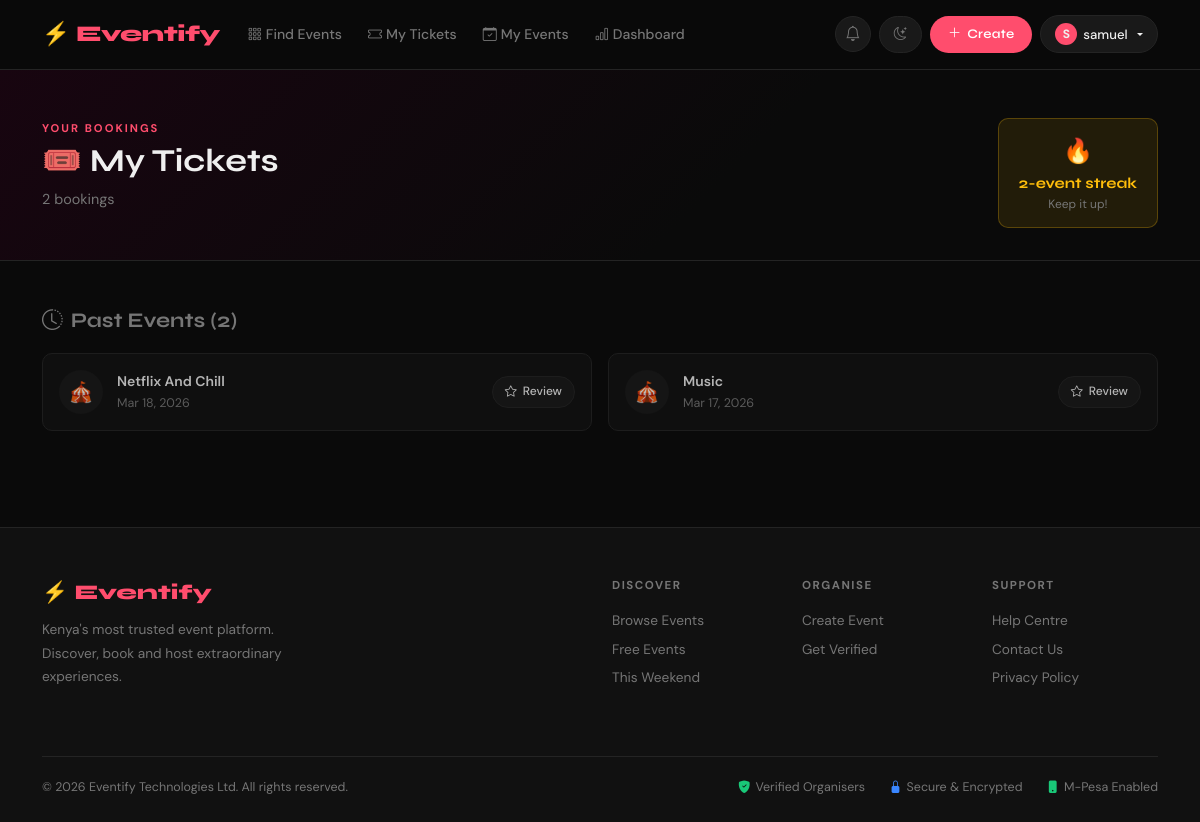
/my-tickets/ (signed in), run on an earlier commit of the app's database.
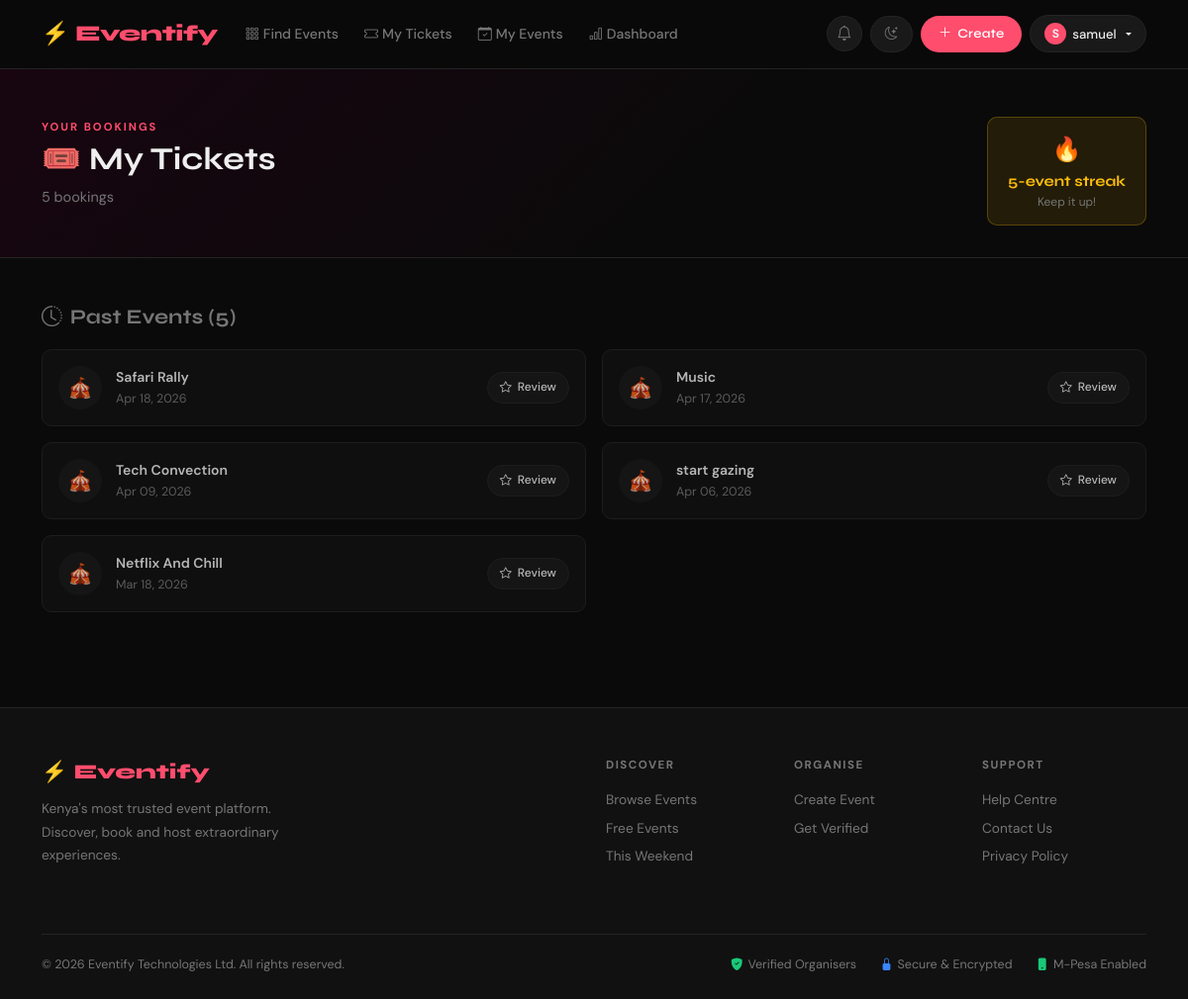
And on a later commit of the database.
### events/models.py (models this page shows, shortened)
class Registration(models.Model):
    event         = models.ForeignKey(Event, on_delete=models.CASCADE, related_name='registrations')
    user          = models.ForeignKey(User, on_delete=models.CASCADE, related_name='my_registrations')
    registered_at = models.DateTimeField(auto_now_add=True)
    phone         = models.CharField(max_length=20, blank=True)
    message       = models.TextField(blank=True)
    checked_in    = models.BooleanField(default=False)
    checked_in_at = models.DateTimeField(null=True, blank=True)
    check_in_code = models.CharField(max_length=12, unique=True, blank=True, default=generate_checkin_code)
    class Meta:
        unique_together = ('event', 'user')

class Event(models.Model):
    title        = models.CharField(max_length=200)
    description  = models.TextField()
    category     = models.ForeignKey(Category, on_delete=models.SET_NULL, null=True, blank=True)
    date         = models.DateTimeField()
    location     = models.CharField(max_length=300)
    image        = models.ImageField(upload_to='events/', blank=True, null=True)
    price        = models.DecimalField(max_digits=8, decimal_places=2, default=0.00)
    capacity     = models.PositiveIntegerField(default=100)
    organizer    = models.ForeignKey(User, on_delete=models.CASCADE, related_name='my_events')
    created_at   = models.DateTimeField(auto_now_add=True)
    updated_at   = models.DateTimeField(auto_now=True)
    is_published = models.BooleanField(default=True)
    slug = models.SlugField(max_length=250, unique=True, blank=True)
    class Meta:
        ordering = ['date']

### events/views.py (the view)
# urls.py: path('my-tickets/',                  views.my_tickets,         name='my_tickets'),
@login_required
def my_tickets(request):
    now = timezone.now()
    all_registrations = Registration.objects.filter(
        user=request.user
    ).select_related('event', 'event__category').order_by('event__date')
    upcoming_regs = [r for r in all_registrations if r.event.date >= now]
    past_regs     = [r for r in all_registrations if r.event.date  < now]
    past_regs.reverse()   # Most recent past event first
    streak = len(past_regs)  # Simple version: total events attended
    return render(request, 'events/my_tickets.html', {
        'registrations':  all_registrations,
        'upcoming_regs':  upcoming_regs,
        'past_regs':      past_regs,
        'streak':         streak,
    })

### events/templates/events/my_tickets.html (shortened to what this page needs)
{% extends "base.html" %}
{% block content %}
<div class="page-hero">
  <div class="container d-flex justify-content-between align-items-center flex-wrap gap-3">
    <div>
      <div class="section-label">Your bookings</div>
      <h1 style="font-size:2rem;">🎟️ My Tickets</h1>
      <p style="color:var(--muted);font-size:.9rem;">{{ registrations|length }} booking{{ registrations|length|pluralize }}</p>
    </div>
    {% if streak >= 2 %}
      <div style="background:rgba(255,190,11,.1);border:1px solid rgba(255,190,11,.25);border-radius:var(--radius-sm);padding:12px 20px;text-align:center;">
        <div style="font-size:1.5rem;">🔥</div>
        <div style="font-family:'Syne',sans-serif;font-weight:700;color:var(--warning);">{{ streak }}-event streak</div>
        <div style="color:var(--muted);font-size:.75rem;">Keep it up!</div>
      </div>
    {% endif %}
  </div>
</div>
<div class="container mt-5 mb-5">
  {% if past_regs %}
    <h3 style="font-size:1.3rem;margin-bottom:20px;color:var(--muted);">
      <i class="bi bi-clock-history me-2"></i>Past Events ({{ past_regs|length }})
    </h3>
    <div class="row g-3">
      {% for reg in past_regs %}
        <div class="col-md-6">
          <div style="background:var(--card-bg);border:1px solid var(--border);border-radius:var(--radius-sm);padding:16px;display:flex;align-items:center;gap:14px;opacity:.75;">
            <div style="width:44px;height:44px;border-radius:50%;background:var(--surface);display:flex;align-items:center;justify-content:center;font-size:1.25rem;flex-shrink:0;">🎪</div>
            <div style="flex:1;min-width:0;">
              <div style="font-weight:600;font-size:.875rem;white-space:nowrap;overflow:hidden;text-overflow:ellipsis;">{{ reg.event.title }}</div>
              <div style="color:var(--muted);font-size:.78rem;">{{ reg.event.date|date:"M d, Y" }}</div>
            </div>
            <a href="{% url 'event_detail' reg.event.slug %}#reviews" class="btn-ghost" style="font-size:.75rem;padding:5px 12px;flex-shrink:0;">
              <i class="bi bi-star"></i>Review
            </a>
          </div>
        </div>
      {% endfor %}
    </div>
  {% endif %}
</div>
{% endblock %}

### templates/base.html (shortened to what this page needs)
<!DOCTYPE html>
<html lang="en" data-theme="dark">
<head>
  <link href="https://cdn.jsdelivr.net/npm/bootstrap@5.3.2/dist/css/bootstrap.min.css" rel="stylesheet">
  <link href="https://cdn.jsdelivr.net/npm/bootstrap-icons@1.11.3/font/bootstrap-icons.min.css" rel="stylesheet">
</head>
<body>
<nav class="navbar navbar-expand-lg">
  <div class="container">
    <a class="navbar-brand" href="{% url 'home' %}">⚡ Eventify</a>
    <div class="collapse navbar-collapse" id="nav">
      <ul class="navbar-nav me-auto mt-2 mt-lg-0" style="gap:2px;">
        <li class="nav-item"><a class="nav-link" href="{% url 'event_list' %}"><i class="bi bi-grid-3x3-gap me-1"></i>Find Events</a></li>
        {% if user.is_authenticated %}
          <li class="nav-item"><a class="nav-link" href="{% url 'my_tickets' %}"><i class="bi bi-ticket me-1"></i>My Tickets</a></li>
          <li class="nav-item"><a class="nav-link" href="{% url 'my_events' %}"><i class="bi bi-calendar-check me-1"></i>My Events</a></li>
          {% if user.is_staff %}
            <li class="nav-item"><a class="nav-link" href="{% url 'admin_dashboard' %}"><i class="bi bi-bar-chart me-1"></i>Dashboard</a></li>
          {% endif %}
        {% else %}
          <li class="nav-item"><a class="nav-link" href="{% url 'apply_for_verification' %}"><i class="bi bi-shield-check me-1"></i>Become an Organiser</a></li>
        {% endif %}
      </ul>
      <div class="d-flex align-items-center gap-2 mt-2 mt-lg-0">
        {% if user.is_authenticated %}
          <a href="{% url 'notification_list' %}"
             style="position:relative;display:flex;align-items:center;justify-content:center;
                    width:36px;height:36px;border-radius:50%;background:var(--surface);
                    border:1px solid var(--border);color:var(--muted);font-size:.95rem;
                    transition:all .2s;"
             onmouseover="this.style.borderColor='var(--brand)';this.style.color='var(--brand)'"
             onmouseout="this.style.borderColor='var(--border)';this.style.color='var(--muted)'"
             title="Notifications"
             id="bellLink">
            <i class="bi bi-bell"></i>
          </a>
        {% endif %}
        <button class="theme-btn" onclick="toggleTheme()"><i class="bi bi-moon-stars" id="themeIcon"></i></button>
        {% if user.is_authenticated %}
          <a href="{% url 'event_create' %}" class="btn-brand" style="padding:8px 18px;font-size:.82rem;"><i class="bi bi-plus-lg"></i>Create</a>
          <div class="dropdown">
            <button class="btn-ghost dropdown-toggle" style="padding:7px 14px;font-size:.82rem;" data-bs-toggle="dropdown">
              <div style="width:22px;height:22px;border-radius:50%;background:var(--brand);display:inline-flex;align-items:center;justify-content:center;font-weight:700;font-size:.75rem;flex-shrink:0;">{{ user.username|first|upper }}</div>
              <span class="d-none d-sm-inline">{{ user.username }}</span>
            </button>
          </div>
        {% else %}
          <a href="{% url 'login' %}" class="btn-ghost" style="padding:7px 16px;font-size:.82rem;">Log in</a>
          <a href="{% url 'signup' %}" class="btn-brand" style="padding:8px 18px;font-size:.82rem;">Sign up free</a>
        {% endif %}
      </div>
    </div>
  </div>
</nav>
<main>{% block content %}{% endblock %}</main>
<footer>
  <div class="container">
    <div class="row g-4 mb-5">
      <div class="col-lg-4">
        <div class="footer-brand mb-2">⚡ Eventify</div>
        <p style="color:var(--muted);font-size:.855rem;max-width:260px;line-height:1.7;margin-bottom:20px;">Kenya's most trusted event platform. Discover, book and host extraordinary experiences.</p>
      </div>
      <div class="col-6 col-md-3 col-lg-2 offset-lg-2">
        <div class="footer-head">Discover</div>
        <a href="{% url 'event_list' %}" class="footer-link">Browse Events</a>
        <a href="{% url 'event_list' %}?price=free" class="footer-link">Free Events</a>
        <a href="{% url 'event_list' %}?when=week" class="footer-link">This Weekend</a>
      </div>
      <div class="col-6 col-md-3 col-lg-2">
        <div class="footer-head">Organise</div>
        <a href="{% url 'event_create' %}" class="footer-link">Create Event</a>
        <a href="{% url 'apply_for_verification' %}" class="footer-link">Get Verified</a>
      </div>
      <div class="col-6 col-md-3 col-lg-2">
        <div class="footer-head">Support</div>
        <a href="#" class="footer-link">Help Centre</a>
        <a href="#" class="footer-link">Contact Us</a>
        <a href="#" class="footer-link">Privacy Policy</a>
      </div>
    </div>
    <div style="border-top:1px solid var(--border);padding-top:20px;display:flex;justify-content:space-between;align-items:center;flex-wrap:wrap;gap:12px;">
      <span style="color:var(--muted);font-size:.78rem;">© 2026 Eventify Technologies Ltd. All rights reserved.</span>
      <div class="d-flex gap-4 flex-wrap">
        <span style="color:var(--muted);font-size:.78rem;display:flex;align-items:center;gap:5px;"><i class="bi bi-shield-fill-check" style="color:var(--success);"></i>Verified Organisers</span>
        <span style="color:var(--muted);font-size:.78rem;display:flex;align-items:center;gap:5px;"><i class="bi bi-lock-fill" style="color:var(--info);"></i>Secure &amp; Encrypted</span>
        <span style="color:var(--muted);font-size:.78rem;display:flex;align-items:center;gap:5px;"><i class="bi bi-phone-fill" style="color:#19C878;"></i>M-Pesa Enabled</span>
      </div>
    </div>
  </div>
</footer>
</body>
</html>

### templates/base.html (style rules this page uses)
:root { --brand:#FF4D6D;--brand-dark:#C9184A;--brand-glow:rgba(255,77,109,.18); --dark:#0A0A0A;--card-bg:#111111;--surface:#191919;--surface-2:#222222; --border:#242424;--border-light:#2E2E2E;--text:#EFEFEF;--muted:#767676;--muted-2:#999; --success:#19C878;--warning:#FFBE0B;--info:#3A86FF;--danger:#FF6B6B; --radius:16px;--radius-sm:10px;--radius-xs:7px; --shadow-sm:0 2px 8px rgba(0,0,0,.35);--shadow-md:0 8px 28px rgba(0,0,0,.45); --shadow-lg:0 20px 48px rgba(0,0,0,.55);--shadow-brand:0 8px 28px rgba(255,77,109,.2); }
*,*::before,*::after { box-sizing:border-box;margin:0;padding:0 }
html { scroll-behavior:smooth }
body { background:var(--dark);color:var(--text);font-family:'DM Sans',sans-serif;font-size:15px;line-height:1.65;min-height:100vh;transition:background .25s,color .25s }
h1,h2,h3,h4,h5,h6 { font-family:'Syne',sans-serif;font-weight:700;line-height:1.15 }
a { color:var(--brand);text-decoration:none }
.navbar { background:rgba(10,10,10,.94);backdrop-filter:blur(20px);border-bottom:1px solid var(--border);padding:11px 0;position:sticky;top:0;z-index:1000 }
.navbar-brand { font-family:'Syne',sans-serif;font-size:1.4rem;font-weight:800;color:var(--brand) !important;letter-spacing:-.5px }
.nav-link { color:var(--muted) !important;font-weight:500;font-size:.875rem;transition:color .2s;padding:6px 12px !important;border-radius:var(--radius-xs) }
.btn-brand { background:var(--brand);color:#fff !important;border:none;border-radius:50px;padding:10px 24px;font-weight:600;font-family:'Syne',sans-serif;font-size:.875rem;letter-spacing:.2px;transition:all .2s;display:inline-flex;align-items:center;gap:6px;cursor:pointer }
.btn-ghost { background:var(--surface);color:var(--text) !important;border:1px solid var(--border);border-radius:50px;padding:9px 20px;font-weight:500;font-size:.875rem;transition:all .2s;display:inline-flex;align-items:center;gap:6px;cursor:pointer }
.page-hero { background:linear-gradient(135deg,#180510 0%,var(--dark) 60%);border-bottom:1px solid var(--border);padding:48px 0 32px }
.section-label { font-size:.7rem;font-weight:700;letter-spacing:2px;text-transform:uppercase;color:var(--brand);margin-bottom:6px }
.theme-btn { background:var(--surface);border:1px solid var(--border);border-radius:50px;padding:7px 14px;cursor:pointer;color:var(--muted);font-size:.82rem;transition:all .2s;display:flex;align-items:center;gap:6px }
footer { background:var(--card-bg);border-top:1px solid var(--border);padding:48px 0 24px;margin-top:96px }
.footer-brand { font-family:'Syne',sans-serif;font-size:1.3rem;font-weight:800;color:var(--brand) }
.footer-link { color:var(--muted);font-size:.855rem;display:block;margin-bottom:6px;transition:color .15s }
.footer-head { font-size:.72rem;font-weight:700;letter-spacing:1.5px;text-transform:uppercase;color:var(--muted);margin-bottom:14px }

What changed in the data, as far as the page shows it:
added Registration: event "Safari Rally", event "Apr 18, 2026"
changed through a linked row, Registration "Music": event "Mar 17, 2026" → "Apr 17, 2026"; moves up the list
added Registration: event "Tech Convection", event "Apr 09, 2026"
added Registration: event "start gazing", event "Apr 06, 2026"
Also different on the page:
{{ registrations|length }}: "2" → "5"
{{ streak }}: "2" → "5"
{{ past_regs|length }}: "2" → "5"
